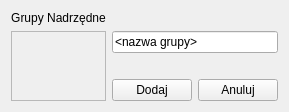
<?xml version="1.0" encoding="UTF-8"?>
<ui version="4.0">
 <class>Form</class>
 <widget class="QWidget" name="Form">
  <property name="geometry">
   <rect>
    <x>0</x>
    <y>0</y>
    <width>280</width>
    <height>112</height>
   </rect>
  </property>
  <property name="windowTitle">
   <string>Form</string>
  </property>
  <layout class="QGridLayout" name="gridLayout">
   <item row="0" column="0">
    <layout class="QHBoxLayout" name="horizontalLayout_2">
     <item>
      <layout class="QVBoxLayout" name="verticalLayout_4">
       <item>
        <widget class="QLabel" name="label">
         <property name="text">
          <string>Grupy Nadrzędne</string>
         </property>
         <property name="alignment">
          <set>Qt::AlignCenter</set>
         </property>
        </widget>
       </item>
       <item>
        <widget class="QScrollArea" name="scrollArea">
         <property name="widgetResizable">
          <bool>true</bool>
         </property>
         <widget class="QWidget" name="scrollAreaWidgetContents">
          <property name="geometry">
           <rect>
            <x>0</x>
            <y>0</y>
            <width>82</width>
            <height>69</height>
           </rect>
          </property>
          <layout class="QVBoxLayout" name="verticalLayout"/>
         </widget>
        </widget>
       </item>
      </layout>
     </item>
     <item>
      <layout class="QVBoxLayout" name="verticalLayout_3">
       <item>
        <layout class="QVBoxLayout" name="verticalLayout_2">
         <item>
          <spacer name="verticalSpacer_3">
           <property name="orientation">
            <enum>Qt::Vertical</enum>
           </property>
           <property name="sizeHint" stdset="0">
            <size>
             <width>20</width>
             <height>40</height>
            </size>
           </property>
          </spacer>
         </item>
         <item>
          <widget class="QLineEdit" name="lineEdit">
           <property name="text">
            <string>&lt;nazwa grupy&gt;</string>
           </property>
          </widget>
         </item>
         <item>
          <spacer name="verticalSpacer_2">
           <property name="orientation">
            <enum>Qt::Vertical</enum>
           </property>
           <property name="sizeHint" stdset="0">
            <size>
             <width>20</width>
             <height>40</height>
            </size>
           </property>
          </spacer>
         </item>
         <item>
          <layout class="QHBoxLayout" name="horizontalLayout">
           <item>
            <spacer name="horizontalSpacer">
             <property name="orientation">
              <enum>Qt::Horizontal</enum>
             </property>
             <property name="sizeHint" stdset="0">
              <size>
               <width>40</width>
               <height>20</height>
              </size>
             </property>
            </spacer>
           </item>
           <item>
            <widget class="QPushButton" name="pushButton">
             <property name="text">
              <string>Dodaj</string>
             </property>
            </widget>
           </item>
           <item>
            <widget class="QPushButton" name="pushButton_2">
             <property name="text">
              <string>Anuluj</string>
             </property>
            </widget>
           </item>
          </layout>
         </item>
        </layout>
       </item>
      </layout>
     </item>
    </layout>
   </item>
  </layout>
 </widget>
 <resources/>
 <connections/>
</ui>
